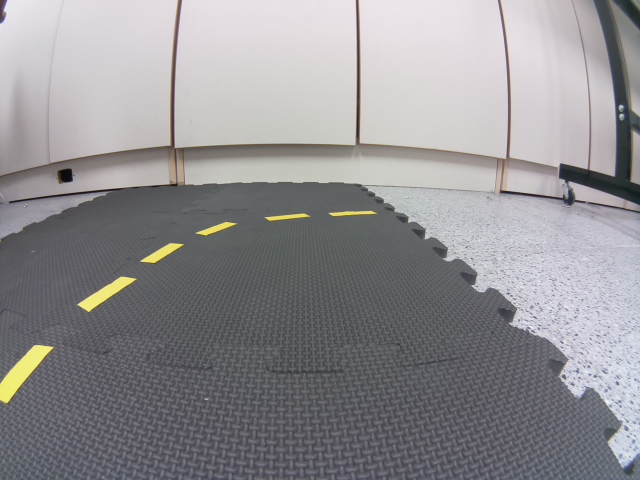
#> input picture tutorials/python/images/curve-right.jpg, 640 x 480 px
$ jupyter execute lane_filter2.ipynb   (shell and % lines are left out)   (Python 2 division)
#> lines starting #> are read from the running program, lines starting #| are printed output that depends on the picture
# Duckietown Lane Filter2

up/down arrow keys to move, enter to edit

Esc to exit edit mode

Shift + enter to run code

1/2/3... to add comment

dd to delete cell

press h for more shortcuts

[cell 1]
import numpy as np
from scipy.stats import multivariate_normal, entropy
from scipy.ndimage.filters import gaussian_filter
from math import floor, atan2, pi, cos, sin, sqrt
import time
from matplotlib import pyplot as plt

## Environment Setup

[cell 2]
# constant
WHITE = 0
YELLOW = 1
RED = 2

lanewidth = 0.4
linewidth_white = 0.04
linewidth_yellow = 0.02

## Generate Vote

### ground projection

[cell 3]
import cv2
img = cv2.imread("images/curve-right.jpg")
#> img is the input picture: shape (480, 640, 3); mean B, G, R 146.4, 143.7, 145.1

dst1 = cv2.cvtColor(img,cv2.COLOR_BGR2RGB)
plt.subplot(111),plt.imshow(dst1,cmap = 'brg')
plt.title('Original Image'), plt.xticks([]), plt.yticks([])

[cell 4]
# default homography, you should replace this by your extrinsic
H = np.array(
    [[-4.89775e-05, -0.0002150858, -0.1818273],
     [0.00099274, 1.202336e-06, -0.3280241],
     [-0.0004281805, -0.007185673, 1]])

[cell 5]
# normalized x, y on image plane
img_pt_u = 0.2 # from left
img_pt_v = 0.5 # from top

[cell 6]
print H
x_img = np.array([ img_pt_u *640, img_pt_v *480, 1])
print x_img

x_gnd = np.dot(H, x_img)
print x_gnd

x_gnd /= x_gnd[2]
print 'front: ', x_gnd[0]
print 'd\t', x_gnd[1]

#### Setup a line segment
* left edge of white lane
* right edge of white lane
* left edge of yellow lane
* right edge of white lane

[cell 7]
# right edge of white lane
p1 = np.array([0.4, 0.257])
p2 = np.array([0.3, 0.257])
seg_color = YELLOW

#### compute d_i, phi_i, l_i

[cell 8]
t_hat = (p2-p1)/np.linalg.norm(p2-p1)
n_hat = np.array([-t_hat[1],t_hat[0]])
d1 = np.inner(n_hat,p1)
d2 = np.inner(n_hat,p2)
l1 = np.inner(t_hat,p1)
l2 = np.inner(t_hat,p2)

print (d1, d2, l1, l2)

if (l1 < 0):
    l1 = -l1;
if (l2 < 0):
    l2 = -l2;
l_i = (l1+l2)/2
d_i = (d1+d2)/2
phi_i = np.arcsin(t_hat[1])
if seg_color == WHITE: # right lane is white
    if(p1[0] > p2[0]): # right edge of white lane
        d_i = d_i - linewidth_white
        print ('right edge of white lane')
    else: # left edge of white lane
        d_i = - d_i
        phi_i = -phi_i
        print ('left edge of white lane')
    d_i = d_i - lanewidth/2

elif seg_color == YELLOW: # left lane is yellow
    if (p2[0] > p1[0]): # left edge of yellow lane
        d_i = d_i - linewidth_yellow
        phi_i = -phi_i
        print ('right edge of yellow lane')
    else: # right edge of white lane
        d_i = -d_i
        print ('right edge of yellow lane')
    d_i =  lanewidth/2 - d_i


print (d_i, phi_i, l_i)

### Measurement Likelihood

[cell 9]
# initialize measurement likelihood

d_min = -0.7
d_max = 0.5
delta_d = 0.02
phi_min = -pi/2
phi_max = pi/2
delta_phi = 0.02
d, phi = np.mgrid[d_min:d_max:delta_d, phi_min:phi_max:delta_phi]

measurement_likelihood = np.zeros(d.shape)

fig = plt.figure()
ax = fig.add_subplot(111)
cax = ax.matshow(measurement_likelihood, interpolation='nearest')
fig.colorbar(cax)
plt.ylabel('phi')
plt.xlabel('d')

plt.show()
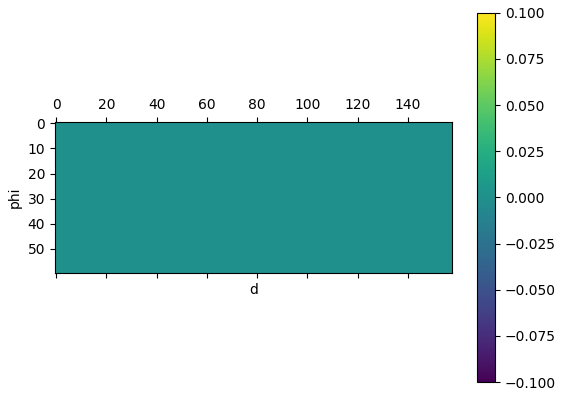
#> figure drawn by matplotlib, 2 panels

[cell 10]
i = floor((d_i - d_min)/delta_d)
j = floor((phi_i - phi_min)/delta_phi)
measurement_likelihood[i,j] = measurement_likelihood[i,j] +  1/(l_i)

print (i, j)

fig = plt.figure()
ax = fig.add_subplot(111)
cax = ax.matshow(measurement_likelihood, interpolation='nearest')
fig.colorbar(cax)
plt.ylabel('phi')
plt.xlabel('d')

plt.show()
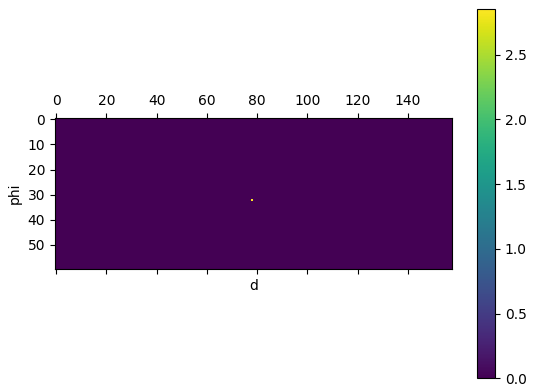
#> figure drawn by matplotlib, 2 panels

## Process Model

### 1. Initialize Belief

[cell 11]
print d.shape
pos = np.empty(d.shape + (2,))
pos[:,:,0]= d
pos[:,:,1]= phi

print pos.shape

[cell 12]
mean_0 = [0, 0]
cov_0 = [[0.1, 0], [0, 0.01]]

RV = multivariate_normal(mean_0, cov_0)
beliefRV=RV.pdf(pos)

plt.ylabel('phi')
plt.xlabel('d')
plt.contourf(d, phi, beliefRV)
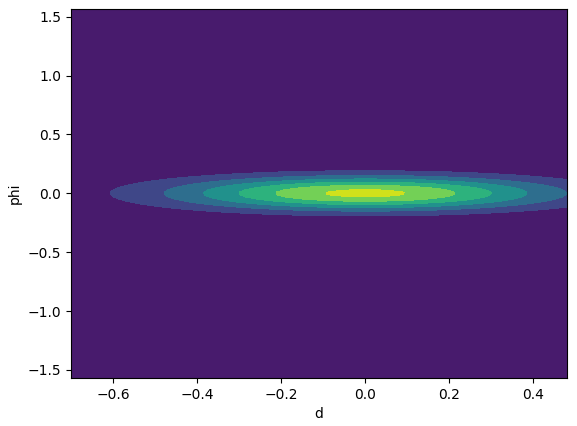
#> figure drawn by matplotlib, 1 panel

### 2.1 Update Belief

[cell 13]
beliefRV=np.multiply(beliefRV+1,measurement_likelihood+1)-1
beliefRV=beliefRV/np.sum(beliefRV)

plt.ylabel('phi')
plt.xlabel('d')
plt.contourf(d, phi, beliefRV)
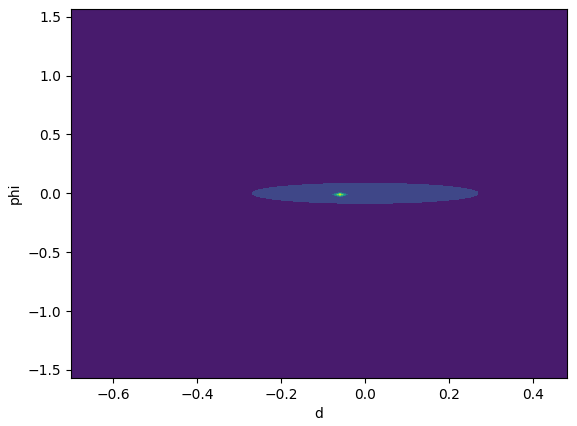
#> figure drawn by matplotlib, 1 panel
